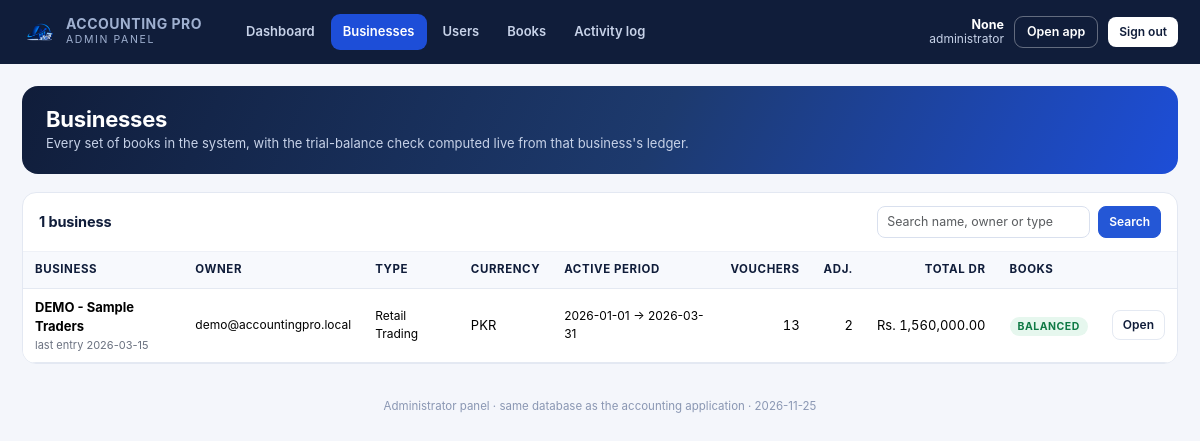
/admin/businesses (signed in), run on the app's committed database.
### models.py (models this page shows, shortened)
class Business(db.Model):
    __tablename__ = "businesses"
    id = db.Column(Integer, primary_key=True)
    user_id = db.Column(Integer, ForeignKey("users.id", ondelete="CASCADE"),
                        nullable=False, index=True)
    name = db.Column(String(190), nullable=False)
    logo = db.Column(String(255))
    owner_name = db.Column(String(150))
    address = db.Column(Text)
    phone = db.Column(String(50))
    email = db.Column(String(190))
    business_type = db.Column(String(100))
    currency = db.Column(String(8), default="PKR", nullable=False)
    fy_start = db.Column(Date, default=lambda: date(2026, 1, 1), nullable=False)
    fy_end = db.Column(Date, default=lambda: date(2026, 3, 31), nullable=False)
    accounting_method = db.Column(String(20), default="Accrual", nullable=False)
    description = db.Column(Text)
    created_at = db.Column(DateTime, default=datetime.utcnow, nullable=False)
    updated_at = db.Column(DateTime, default=datetime.utcnow, onupdate=datetime.utcnow)
    user = relationship("User", back_populates="businesses")
    periods = relationship("AccountingPeriod", back_populates="business",
                           cascade="all, delete-orphan")
    accounts = relationship("Account", back_populates="business",
                            cascade="all, delete-orphan")
    def active_period(self):
        for p in self.periods:
            if p.is_active:
                return p
        return self.periods[0] if self.periods else None

class User(db.Model):
    __tablename__ = "users"
    id = db.Column(Integer, primary_key=True)
    name = db.Column(String(120), nullable=False)
    email = db.Column(String(190), nullable=False, unique=True, index=True)
    password_hash = db.Column(String(255), nullable=False)
    is_active = db.Column(Boolean, default=True, nullable=False)
    reset_token = db.Column(String(120), index=True)
    reset_expires = db.Column(DateTime)
    last_login = db.Column(DateTime)
    created_at = db.Column(DateTime, default=datetime.utcnow, nullable=False)
    businesses = relationship("Business", back_populates="user",
                              cascade="all, delete-orphan")
    settings = relationship("UserSettings", back_populates="user", uselist=False,
                            cascade="all, delete-orphan")

class AccountingPeriod(db.Model):
    __tablename__ = "accounting_periods"
    __table_args__ = (UniqueConstraint("business_id", "label", name="uq_period_label"),)
    id = db.Column(Integer, primary_key=True)
    business_id = db.Column(Integer, ForeignKey("businesses.id", ondelete="CASCADE"),
                            nullable=False, index=True)
    label = db.Column(String(120), nullable=False)
    kind = db.Column(String(20), default="Yearly", nullable=False)
    start_date = db.Column(Date, nullable=False)
    end_date = db.Column(Date, nullable=False)
    is_active = db.Column(Boolean, default=True, nullable=False)
    is_closed = db.Column(Boolean, default=False, nullable=False)
    created_at = db.Column(DateTime, default=datetime.utcnow, nullable=False)
    business = relationship("Business", back_populates="periods")

### admin_panel.py (the view)
    @app.route("/admin/businesses")
    @admin_required
    def admin_businesses():
        q = (request.args.get("q") or "").strip()
        query = Business.query
        if q:
            query = query.filter(db.or_(Business.name.ilike(f"%{q}%"),
                                        Business.owner_name.ilike(f"%{q}%"),
                                        Business.business_type.ilike(f"%{q}%")))
        businesses = query.order_by(Business.name).all()
        rows = _business_rows()
        if q:
            keep = {b.id for b in businesses}
            rows = [r for r in rows if r["business"].id in keep]
        for row in rows:
            row["books"] = _check_books(row["business"].id)
        return render_template("admin/businesses.html", rows=rows, q=q)

### accounting/ledger.py (called while the page is built)
def all_lines(business_id, start=None, end=None, account_id=None,
              include_adjustments=False, include_closing=False):
    rows = posted_journal_lines(business_id, start, end, account_id)
    if include_adjustments:
        rows += posted_adjustment_lines(business_id, start, end, account_id)
    if include_closing:
        rows += posted_closing_lines(business_id, start, end, account_id)
    rows.sort(key=lambda r: (r["date"], r["voucher_no"]))
    return rows

### accounting/trial_balance.py (called while the page is built)
def _row(account, debit, credit):
    return {
        "account_id": account.id,
        "code": account.code,
        "name": account.name,
        "category": account.category,
        "subcategory": account.subcategory,
        "subcategory_label": account.subcategory_label,
        "normal_balance": account.normal_balance,
        "debit": money(debit),
        "credit": money(credit),
    }

### admin_panel.py (called while the page is built)
def admin_required(view):
    @wraps(view)
    def wrapped(*args, **kwargs):
        if not session.get("admin_ok"):
            return redirect(url_for("admin_login", next=request.path))
        return view(*args, **kwargs)
    return wrapped

def _admin_credentials(app):
    email = (app.config.get("ADMIN_EMAIL") or "admin@accountingpro.local").strip().lower()
    password = app.config.get("ADMIN_PASSWORD") or "Admin@12345"
    name = app.config.get("ADMIN_NAME") or "System Administrator"
    return email, password, name

def _check_books(business_id, start=None, end=None):
    try:
        tb = trial_balance(business_id, start, end)
        return {"debit": tb["total_debit"], "credit": tb["total_credit"],
                "difference": tb["difference"], "balanced": tb["is_balanced"]}
    except Exception:                                    # pragma: no cover
        return None

### app.py (called while the page is built, shortened)
def current_user():
    if "user_id" not in session:
        return None
    return db.session.get(User, session["user_id"])

def _cached_notifications(business):
    cached = g.get("_notifications")
    if cached is not None:
        return cached
    data = {"total": 0, "items": []}
    g._notifications = data
    return data

def period_label(start, end):
    if not start or not end:
        return "All periods"
    return f"{start.strftime('%d %b %Y')} - {end.strftime('%d %b %Y')}"

### models.py (called while the page is built)
def money(value) -> Decimal:
    if value is None or value == "":
        return ZERO
    if isinstance(value, Decimal):
        return value.quantize(TWO, rounding=ROUND_HALF_UP)
    return Decimal(str(value)).quantize(TWO, rounding=ROUND_HALF_UP)

### templates/admin/businesses.html (shortened to what this page needs)
{% extends 'admin/base.html' %}
{% block content %}
<div class="adm-hero">
  <div><h1>Businesses</h1>
    <p>Every set of books in the system, with the trial-balance check computed live
       from that business's ledger.</p></div>
</div>
<section class="adm-card">
  <header>
    <h3>{{ rows|length }} business{{ '' if rows|length == 1 else 'es' }}</h3>
    <form method="get" class="d-flex gap-2">
      <input class="form-control form-control-sm" name="q" value="{{ q }}"
             placeholder="Search name, owner or type">
      <button class="btn btn-sm btn-primary">Search</button>
    </form>
  </header>
  <div class="body flush">
    <div class="table-wrap">
      <table class="table align-middle mb-0">
        <thead><tr>
          <th>Business</th><th>Owner</th><th>Type</th><th>Currency</th>
          <th>Active period</th><th class="text-end">Vouchers</th>
          <th class="text-end">Adj.</th><th class="text-end">Total Dr</th>
          <th>Books</th><th></th></tr></thead>
        <tbody>
        {% for r in rows %}
          <tr>
            <td><strong>{{ r.business.name }}</strong>
              <div class="hint" style="font-size:11px">last entry {{ r.last_entry or '—' }}</div></td>
            <td class="hint" style="font-size:12px">{{ r.owner.email if r.owner else '—' }}</td>
            <td class="hint" style="font-size:12px">{{ r.business.business_type or '—' }}</td>
            <td>{{ r.business.currency }}</td>
            <td class="hint" style="font-size:12px">
              {% if r.period %}{{ r.period.start_date }} → {{ r.period.end_date }}{% else %}—{% endif %}</td>
            <td class="num">{{ r.vouchers }}</td>
            <td class="num">{{ r.adjustments }}</td>
            <td class="num">{{ r.books.debit|rs if r.books else '—' }}</td>
            <td>{% if r.books and r.books.balanced %}<span class="adm-tag ok">Balanced</span>
                {% elif r.books %}<span class="adm-tag bad">Diff {{ r.books.difference|rs }}</span>
                {% else %}<span class="adm-tag muted">—</span>{% endif %}</td>
            <td class="text-end"><a class="btn btn-sm btn-ghost"
              href="{{ url_for('admin_business_detail', business_id=r.business.id) }}">Open</a></td>
          </tr>
        {% else %}
          <tr><td colspan="10" class="hint">No business found.</td></tr>
        {% endfor %}
        </tbody>
      </table>
    </div>
  </div>
</section>
{% endblock %}

### static/css/style.css (style rules this page uses)
:root { --navy: #101D3A; --navy-700: #1b2b50; --royal: #2457D6; --royal-dark: #1c46ad; --royal-soft: #eaf0ff; --bg: #F5F7FB; --card: #ffffff; --text: #1F2937; --muted: #6B7280; --line: #E4E9F2; --success: #12805C; --success-soft: #e6f6f0; --warning: #B7791F; --warning-soft: #fdf5e6; --danger: #C0392B; --danger-soft: #fdeceb; --info-soft: #e9f2ff; --radius: 14px; --radius-sm: 10px; --shadow: 0 2px 4px rgba(16, 29, 58, .04), 0 8px 24px rgba(16, 29, 58, .06); --shadow-lg: 0 12px 40px rgba(16, 29, 58, .14); --sidebar-w: 264px; --font: "Inter", "Segoe UI", system-ui, -apple-system, "Helvetica Neue", Arial, sans-serif; }
* { box-sizing: border-box; }
html, body { height: 100%; }
body { margin: 0; font-family: var(--font); background: var(--bg); color: var(--text); font-size: 14px; line-height: 1.5; -webkit-font-smoothing: antialiased; overflow-x: hidden; }
a { color: var(--royal); text-decoration: none; }
h1, h2, h3, h4, h5 { color: var(--navy); font-weight: 700; letter-spacing: -.01em; margin: 0; }
h1 { font-size: 1.6rem; }
h3 { font-size: 1.05rem; }
.btn { border-radius: 9px; font-weight: 600; font-size: 13px; padding: 8px 14px; }
.btn-primary { background: var(--royal); border-color: var(--royal); }
.btn-sm { font-size: 12px; padding: 5px 10px; border-radius: 8px; }
.btn-ghost { background: #fff; border: 1px solid var(--line); color: var(--navy); }
.table-wrap { width: 100%; overflow-x: auto; -webkit-overflow-scrolling: touch; }
.table { margin-bottom: 0; font-size: 13px; color: var(--text); }
.table > :not(caption) > * > * { padding: 9px 12px; border-bottom: 1px solid var(--line); }
.table thead th { background: #f7f9fd; color: var(--navy); font-weight: 700; font-size: 11.5px; text-transform: uppercase; letter-spacing: .05em; white-space: nowrap; border-bottom: 1px solid var(--line); }
.table .num { text-align: right; font-variant-numeric: tabular-nums; white-space: nowrap; }
.form-control, .form-select { border-radius: 9px; border: 1px solid #d9e0ee; font-size: 13.2px; padding: 8px 11px; background: #fff; color: var(--text); }
.form-control-sm, .form-select-sm { font-size: 12.4px; padding: 6px 9px; border-radius: 8px; }
.hint { font-size: 11.5px; color: var(--muted); }

### templates/admin/base.html (style rules this page uses)
.adm-hero { background:linear-gradient(115deg,#101D3A 0%,#1d3a6e 55%,#1d4ed8 100%); color:#fff; border-radius:16px; padding:20px 24px; margin-bottom:18px; display:flex; align-items:center; gap:16px; flex-wrap:wrap; }
.adm-hero h1 { font-size:22px; margin:0; font-weight:700; color:#fff; }
.adm-hero p { margin:2px 0 0; color:#c7d2e8; font-size:13px; }
.adm-card { background:#fff; border:1px solid #e3e8f2; border-radius:14px; overflow:hidden; margin-bottom:16px; }
.adm-card > header { padding:13px 16px; border-bottom:1px solid #eef1f7; display:flex; align-items:center; gap:10px; }
.adm-card > header h3 { font-size:14.5px; margin:0; color:#101D3A; font-weight:700; }
.adm-card .body { padding:14px 16px; }
.adm-card .body.flush { padding:0; }
.adm-tag { font-size:10.5px; font-weight:700; letter-spacing:.5px; padding:3px 8px; border-radius:999px; text-transform:uppercase; }
.adm-tag.ok { background:#e6f7ee; color:#0f7a45; }

### data on the page
Business: business.name "DEMO - Sample Traders", business "Retail Trading", business.currency "PKR"
User: owner "demo@accountingpro.local"
AccountingPeriod: period.start_date "2026-01-01", period.end_date "2026-03-31"

### other printed values
{{ session.get('admin_email') }} "None"
{{ rows|length }} "1"
{{ r.last_entry or '—' }} "2026-03-15"
{{ r.vouchers }} "13"
{{ r.adjustments }} "2"
{{ r.books.debit|rs if r.books else '—' }} "Rs. 1,560,000.00"
